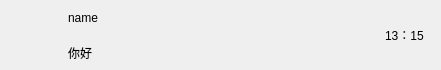
<?xml version="1.0" encoding="UTF-8"?>
<ui version="4.0">
 <class>ChatUseritem</class>
 <widget class="QWidget" name="ChatUseritem">
  <property name="geometry">
   <rect>
    <x>0</x>
    <y>0</y>
    <width>441</width>
    <height>70</height>
   </rect>
  </property>
  <property name="minimumSize">
   <size>
    <width>0</width>
    <height>70</height>
   </size>
  </property>
  <property name="maximumSize">
   <size>
    <width>16777214</width>
    <height>70</height>
   </size>
  </property>
  <property name="windowTitle">
   <string>Form</string>
  </property>
  <layout class="QHBoxLayout" name="horizontalLayout">
   <property name="spacing">
    <number>5</number>
   </property>
   <property name="topMargin">
    <number>2</number>
   </property>
   <property name="bottomMargin">
    <number>2</number>
   </property>
   <item>
    <widget class="QWidget" name="icon_wid" native="true">
     <property name="minimumSize">
      <size>
       <width>50</width>
       <height>50</height>
      </size>
     </property>
     <property name="maximumSize">
      <size>
       <width>50</width>
       <height>50</height>
      </size>
     </property>
     <layout class="QHBoxLayout" name="horizontalLayout_2">
      <property name="spacing">
       <number>0</number>
      </property>
      <property name="leftMargin">
       <number>0</number>
      </property>
      <property name="topMargin">
       <number>0</number>
      </property>
      <property name="rightMargin">
       <number>0</number>
      </property>
      <property name="bottomMargin">
       <number>0</number>
      </property>
      <item>
       <widget class="QLabel" name="icon_lb">
        <property name="minimumSize">
         <size>
          <width>45</width>
          <height>45</height>
         </size>
        </property>
        <property name="maximumSize">
         <size>
          <width>45</width>
          <height>45</height>
         </size>
        </property>
        <property name="text">
         <string/>
        </property>
       </widget>
      </item>
     </layout>
    </widget>
   </item>
   <item>
    <widget class="QWidget" name="user_wid" native="true">
     <layout class="QVBoxLayout" name="verticalLayout">
      <property name="spacing">
       <number>7</number>
      </property>
      <property name="leftMargin">
       <number>2</number>
      </property>
      <property name="topMargin">
       <number>2</number>
      </property>
      <property name="rightMargin">
       <number>2</number>
      </property>
      <property name="bottomMargin">
       <number>2</number>
      </property>
      <item>
       <widget class="ElaText" name="user_name">
        <property name="maximumSize">
         <size>
          <width>16777215</width>
          <height>130</height>
         </size>
        </property>
        <property name="text">
         <string>name</string>
        </property>
       </widget>
      </item>
      <item>
       <widget class="ElaText" name="user_chat_lib">
        <property name="maximumSize">
         <size>
          <width>16777215</width>
          <height>130</height>
         </size>
        </property>
        <property name="text">
         <string>你好</string>
        </property>
       </widget>
      </item>
     </layout>
    </widget>
   </item>
   <item>
    <widget class="QWidget" name="time_wid" native="true">
     <property name="minimumSize">
      <size>
       <width>50</width>
       <height>50</height>
      </size>
     </property>
     <property name="maximumSize">
      <size>
       <width>50</width>
       <height>50</height>
      </size>
     </property>
     <layout class="QVBoxLayout" name="verticalLayout_2">
      <property name="spacing">
       <number>0</number>
      </property>
      <property name="leftMargin">
       <number>0</number>
      </property>
      <property name="topMargin">
       <number>0</number>
      </property>
      <property name="rightMargin">
       <number>0</number>
      </property>
      <property name="bottomMargin">
       <number>0</number>
      </property>
      <item alignment="Qt::AlignmentFlag::AlignHCenter|Qt::AlignmentFlag::AlignVCenter">
       <widget class="ElaText" name="time_lb">
        <property name="text">
         <string>13：15</string>
        </property>
       </widget>
      </item>
     </layout>
    </widget>
   </item>
  </layout>
 </widget>
 <customwidgets>
  <customwidget>
   <class>ElaText</class>
   <extends>QLabel</extends>
   <header location="global">elatext.h</header>
  </customwidget>
 </customwidgets>
 <resources/>
 <connections/>
</ui>
